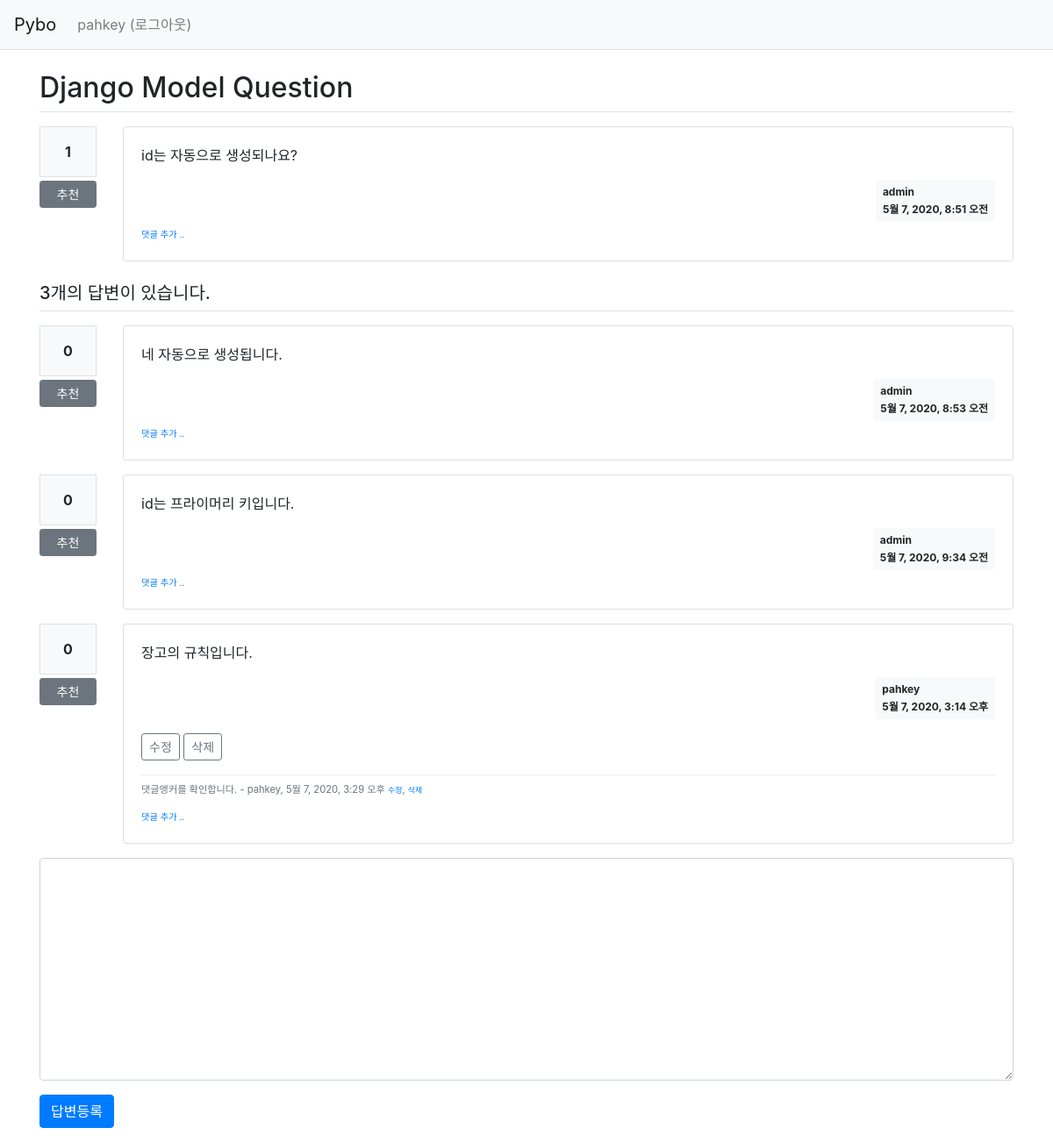
/pybo/2/ (signed in), run on the app's committed database.
### pybo/models.py (models this page shows, shortened)
class Question(models.Model):
    author = models.ForeignKey(User, on_delete=models.CASCADE, related_name='author_question')
    subject = models.CharField(max_length=200)
    content = models.TextField()
    create_date = models.DateTimeField()
    modify_date = models.DateTimeField(null=True, blank=True)
    voter = models.ManyToManyField(User, related_name='voter_question')

class Answer(models.Model):
    author = models.ForeignKey(User, on_delete=models.CASCADE, related_name='author_answer')
    question = models.ForeignKey(Question, on_delete=models.CASCADE)
    content = models.TextField()
    create_date = models.DateTimeField()
    modify_date = models.DateTimeField(null=True, blank=True)
    voter = models.ManyToManyField(User, related_name='voter_answer')

class Comment(models.Model):
    author = models.ForeignKey(User, on_delete=models.CASCADE)
    content = models.TextField()
    create_date = models.DateTimeField()
    modify_date = models.DateTimeField(null=True, blank=True)
    question = models.ForeignKey(Question, null=True, blank=True, on_delete=models.CASCADE)
    answer = models.ForeignKey(Answer, null=True, blank=True, on_delete=models.CASCADE)

### pybo/views/base_views.py (the view)
# urls.py: path('<int:question_id>/', base_views.detail, name='detail'),
def detail(request, question_id):
    question = get_object_or_404(Question, pk=question_id)
    context = {'question': question}
    return render(request, 'pybo/question_detail.html', context)

### pybo/templatetags/pybo_filter.py (called while the page is built)
@register.filter()
def mark(value):
    extensions = ["nl2br", "fenced_code"]
    return mark_safe(markdown.markdown(value, extensions=extensions))

### templates/pybo/question_detail.html (shortened to what this page needs)
{% extends 'base.html' %}
{% load pybo_filter %}
{% block content %}
<div class="container my-3">
    <h2 class="border-bottom py-2">{{ question.subject }}</h2>
    <div class="row my-3">
        <div class="col-1">
            <div class="bg-light text-center p-3 border font-weight-bolder mb-1">{{question.voter.count}}</div>
            <a href="#" data-uri="{% url 'pybo:vote_question' question.id  %}"
               class="recommend btn btn-sm btn-secondary btn-block my-1">추천</a>
        </div>
        <div class="col-11">
            <div class="card">
                <div class="card-body">
                    <div class="card-text">{{ question.content|mark }}</div>
                    <div class="d-flex justify-content-end">
                        <div class="badge badge-light p-2 text-left">
                            <div class="mb-2">{{ question.author.username }}</div>
                            <div>{{ question.create_date }}</div>
                        </div>
                    </div>
                    <div>
                        <a href="{% url 'pybo:comment_create_question' question.id  %}"
                           class="small"><small>댓글 추가 ..</small></a>
                    </div>
                </div>
            </div>
        </div>
    </div>
    <h5 class="border-bottom my-3 py-2">{{question.answer_set.count}}개의 답변이 있습니다.</h5>
    {% for answer in question.answer_set.all %}
    <div class="row my-3">
        <div class="col-1">
            <div class="bg-light text-center p-3 border font-weight-bolder mb-1">{{answer.voter.count}}</div>
            <a href="#" data-uri="{% url 'pybo:vote_answer' answer.id  %}"
                class="recommend btn btn-sm btn-secondary btn-block my-1">추천</a>
        </div>
        <div class="col-11">
            <div class="card">
                <div class="card-body">
                    <div class="card-text">{{ answer.content|mark }}</div>
                    <div class="d-flex justify-content-end">
                        <div class="badge badge-light p-2 text-left">
                            <div class="mb-2">{{ answer.author.username }}</div>
                            <div>{{ answer.create_date }}</div>
                        </div>
                    </div>
                    {% if request.user == answer.author %}
                    <div class="my-3">
                        <a href="{% url 'pybo:answer_modify' answer.id  %}"
                           class="btn btn-sm btn-outline-secondary">수정</a>
                        <a href="#" class="delete btn btn-sm btn-outline-secondary "
                           data-uri="{% url 'pybo:answer_delete' answer.id  %}">삭제</a>
                    </div>
                    {% endif %}
                    {% if answer.comment_set.count > 0 %}
                    <div class="mt-3">
                    {% for comment in answer.comment_set.all %}
                        <div class="comment py-2 text-muted">
                            <span style="white-space: pre-line;">{{ comment.content }}</span>
                            <span>
                                - {{ comment.author }}, {{ comment.create_date }}
                            </span>
                            {% if request.user == comment.author %}
                            <a href="{% url 'pybo:comment_modify_answer' comment.id  %}" class="small">수정</a>,
                            <a href="#" class="small delete"
                               data-uri="{% url 'pybo:comment_delete_answer' comment.id  %}">삭제</a>
                            {% endif %}
                        </div>
                    {% endfor %}
                    </div>
                    {% endif %}
                    <div>
                        <a href="{% url 'pybo:comment_create_answer' answer.id  %}"
                           class="small"><small>댓글 추가 ..</small></a>
                    </div>
                </div>
            </div>
        </div>
    </div>
    {% endfor %}
    <form action="{% url 'pybo:answer_create' question.id %}" method="post" class="my-3">
        <div class="form-group">
            <textarea {% if not user.is_authenticated %}disabled{% endif %}
              name="content" id="content" class="form-control" rows="10"></textarea>
        </div>
        <input type="submit" value="답변등록" class="btn btn-primary">
    </form>
</div>
{% endblock %}

### templates/navbar.html (shortened to what this page needs)
<nav class="navbar navbar-expand-lg navbar-light bg-light border-bottom">
    <a class="navbar-brand" href="{% url 'pybo:index' %}">Pybo</a>
    <div class="collapse navbar-collapse flex-grow-0" id="navbarNav">
        <ul class="navbar-nav">
            <li class="nav-item ">
                {% if user.is_authenticated %}
                <a class="nav-link" href="{% url 'common:logout' %}">{{ user.username }} (로그아웃)</a>
                {% else %}
                <a class="nav-link" href="{% url 'common:login' %}">로그인</a>
                {% endif %}
            </li>
        </ul>
    </div>
</nav>

### static/style.css (style rules this page uses)
.comment { border-top:dotted 1px #ddd; font-size:0.7em; }

### data on the page
Question: subject "Django Model Question", voter.count "1", content|mark "id는 자동으로 생성되나요?", author.username "admin", create_date "5월 7, 2020, 8:51 오전", answer_set.count "3"
Answer: voter.count "0", content|mark "네 자동으로 생성됩니다.", author.username "admin", create_date "5월 7, 2020, 8:53 오전"
Answer: voter.count "0", content|mark "id는 프라이머리 키입니다.", author.username "admin", create_date "5월 7, 2020, 9:34 오전"
Answer: voter.count "0", content|mark "장고의 규칙입니다.", author.username "pahkey", create_date "5월 7, 2020, 3:14 오후", shows "수정"
Comment: content "댓글앵커를 확인합니다.", author "pahkey", create_date "5월 7, 2020, 3:29 오후", shows "수정"

### other printed values
{{ user.username }} "pahkey"
